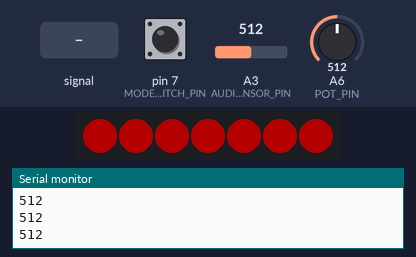
Recording of a sketch running on a simulated Arduino Nano, built with avr-gcc and run on an emulated ATmega328P. Shown: 7 RGB LEDs in strip order, left to right, the last lines printed to the serial monitor. The test bench sets the inputs (shaded band); at power-on: A3 (AUDIO_SENSOR_PIN) = 512, A6 (POT_PIN) = 512, pin 7 (MODE_TOGGLE_SWITCH_PIN) HIGH. Dim RGB values are drawn brighter than linear.

Above: at 1.2 s.
1.3 s: A3 (AUDIO_SENSOR_PIN) set to 290
4.3 s: A6 (POT_PIN) set to 0
At 5.2 s:
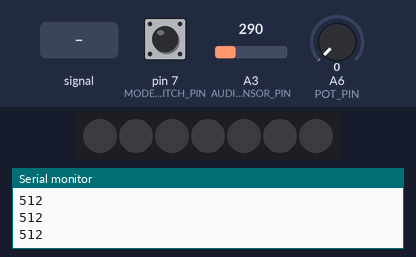
5.8 s: A6 (POT_PIN) set to 38
7.3 s: A6 (POT_PIN) set to 46
At 8.0 s:
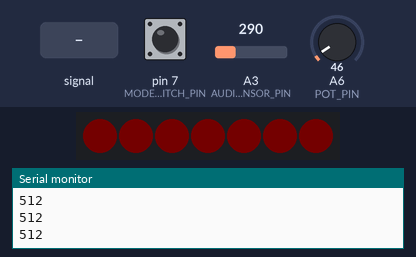
8.8 s: A3 (AUDIO_SENSOR_PIN) fed a 1000 Hz sine of ±255 counts around its level
At 8.92 s:
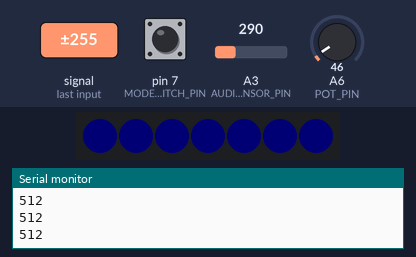
10.5 s: pin 7 (MODE_TOGGLE_SWITCH_PIN) pulled LOW for 0.15 s
At 10.6 s:
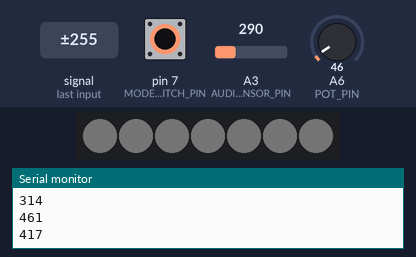
Timing chart, 0 to 13.1 s (numbered marks = the images above; inputs shaded):
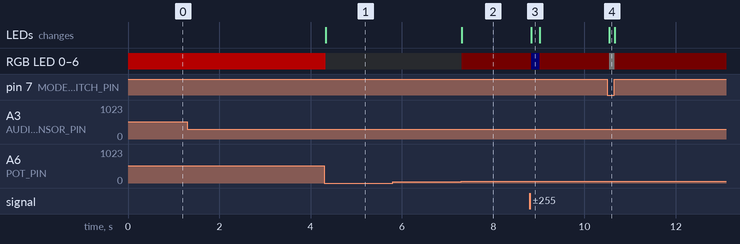

Measured:
- the behaviour switches between 40 and 41 on A6 (POT_PIN) (found by bisection; images 1 and 2)
- after the input at 1.3 s, every drawn part: stays the same
- after the input at 4.3 s, RGB LED 0–6: RGB(64, 0, 0) → off at once; the LEDs: change at once (image 1)
- after the input at 5.8 s, every drawn part: stays the same
- after the input at 7.3 s, RGB LED 0–6: off → RGB(1, 0, 0) at once; the LEDs: change at once (image 2)
- after the input at 8.8 s, RGB LED 0–6: RGB(1, 0, 0) → RGB(0, 0, 1) at once, → RGB(1, 0, 0) 0.18 s later; the LEDs: change at once (image 3)
- after the input at 10.5 s, RGB LED 0–6: RGB(1, 0, 0) → RGB(1, 1, 1) at once, → RGB(1, 0, 0) 0.12 s later; the LEDs: change at once (image 4)

The sketch:

pennydog-lamp.ino
```cpp
#include "FastLED.h"
#define NUM_LEDS 7
CRGB leds[NUM_LEDS];
#define NEOPIXEL_DATA_PIN 6
#define MODE_TOGGLE_SWITCH_PIN 7
#define POT_PIN A6
#define AUDIO_SENSOR_PIN A3
#define SOUND_BUF_LEN 5
#define LOUDNESS_THRESHOLD 365
#define LOUDNESS_TIMER_COUNT 100
#define HUE_CLR_GREEN 96
#define HUE_CLR_RED 255

int audioValue = 0;
int SOUND_BUF[SOUND_BUF_LEN];
int loudnessTimer = 0;
int prevPotVal = 0;

void setup() {
  // put your setup code here, to run once:
  Serial.begin(9600); //set the baud rate to 9600

  // set internal pull up resistor for toggle switch pin
  pinMode(MODE_TOGGLE_SWITCH_PIN, INPUT_PULLUP);

  // zero out sound value buffer to start fresh
  for (int idx = 0; idx < SOUND_BUF_LEN; idx++) {
    SOUND_BUF[idx] = 0;
  }

  FastLED.addLeds<NEOPIXEL, NEOPIXEL_DATA_PIN>(leds, NUM_LEDS);
}

void loop()
{
  int hueMeanVal;
  int modeToggleState;
  int potVal;
  int potDiff;

  potVal = map(analogRead(POT_PIN), 0, 1023, 0, 255);
  potDiff = potVal - prevPotVal;

  if (abs(potDiff) < 10 && potVal > 0 && potVal <= 255) {
    // change hasn't deviated enough, restore original val
    potVal = prevPotVal;
  } else {
    // save new current potVal
    prevPotVal = potVal;
  }

  // retrieve current state of toggle
  modeToggleState = digitalRead(MODE_TOGGLE_SWITCH_PIN);

  // retreive current audio sound level
  audioValue = analogRead(AUDIO_SENSOR_PIN);  //set the audio value
  if (audioValue >= 300) {
    Serial.println(audioValue, DEC);  //print the value and line wrap
  }

  if (modeToggleState == HIGH) {
    // map audio value to hue color
    int hueVal = map(audioValue, 0, LOUDNESS_THRESHOLD, HUE_CLR_GREEN, HUE_CLR_RED);
    int hueSum = hueVal;

    // if we reach a loadness threshold, start the timer
    if (audioValue >= LOUDNESS_THRESHOLD) {
        loudnessTimer = LOUDNESS_TIMER_COUNT;
    }

    // calc sum of buffer minus the oldest value
    for (int idx = 1; idx < SOUND_BUF_LEN; idx++) {
      hueSum += SOUND_BUF[idx];
      // shift values in sound buffer queue
      SOUND_BUF[idx - 1] = SOUND_BUF[idx];
    }

    // add hueVal to end of sound buffer queue
    SOUND_BUF[SOUND_BUF_LEN - 1] = hueVal;

    // decrement the counter
    if (loudnessTimer > 0) {
      loudnessTimer--;
      hueMeanVal = 0; // set to red
    } else {
      // compute average sound level of buffer
      hueMeanVal = hueSum / SOUND_BUF_LEN;
    }

    // update colors for each LED
    for(int dot = 0; dot < NUM_LEDS; dot++) {
      leds[dot].setHSV( hueMeanVal, 255, potVal);

      // clear this led for the next time around the loop
      //leds[dot] = CRGB::Black;
    }
  } else {
    int brightnessVal = 255;
    for(int dot = 0; dot < NUM_LEDS; dot++) {
      // clear this led for the next time around the loop
      leds[dot].setHSV(0, 0, potVal);
    }
  }

  FastLED.show();
  delay(60);
}
```
